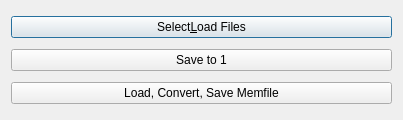
<?xml version="1.0" encoding="UTF-8"?>
<ui version="4.0">
 <class>Dialog</class>
 <widget class="QDialog" name="Dialog">
  <property name="geometry">
   <rect>
    <x>0</x>
    <y>0</y>
    <width>403</width>
    <height>120</height>
   </rect>
  </property>
  <property name="windowTitle">
   <string>Dialog</string>
  </property>
  <layout class="QGridLayout" name="gridLayout">
   <item row="0" column="0">
    <widget class="QPushButton" name="pushButton_selectfiles">
     <property name="text">
      <string>Select&amp;Load Files</string>
     </property>
    </widget>
   </item>
   <item row="1" column="0">
    <widget class="QPushButton" name="pushButton_save">
     <property name="text">
      <string>Save to 1</string>
     </property>
    </widget>
   </item>
   <item row="2" column="0">
    <widget class="QPushButton" name="pushButton_trans">
     <property name="text">
      <string>Load, Convert, Save Memfile</string>
     </property>
    </widget>
   </item>
  </layout>
 </widget>
 <layoutdefault spacing="6" margin="11"/>
 <resources/>
 <connections/>
</ui>
